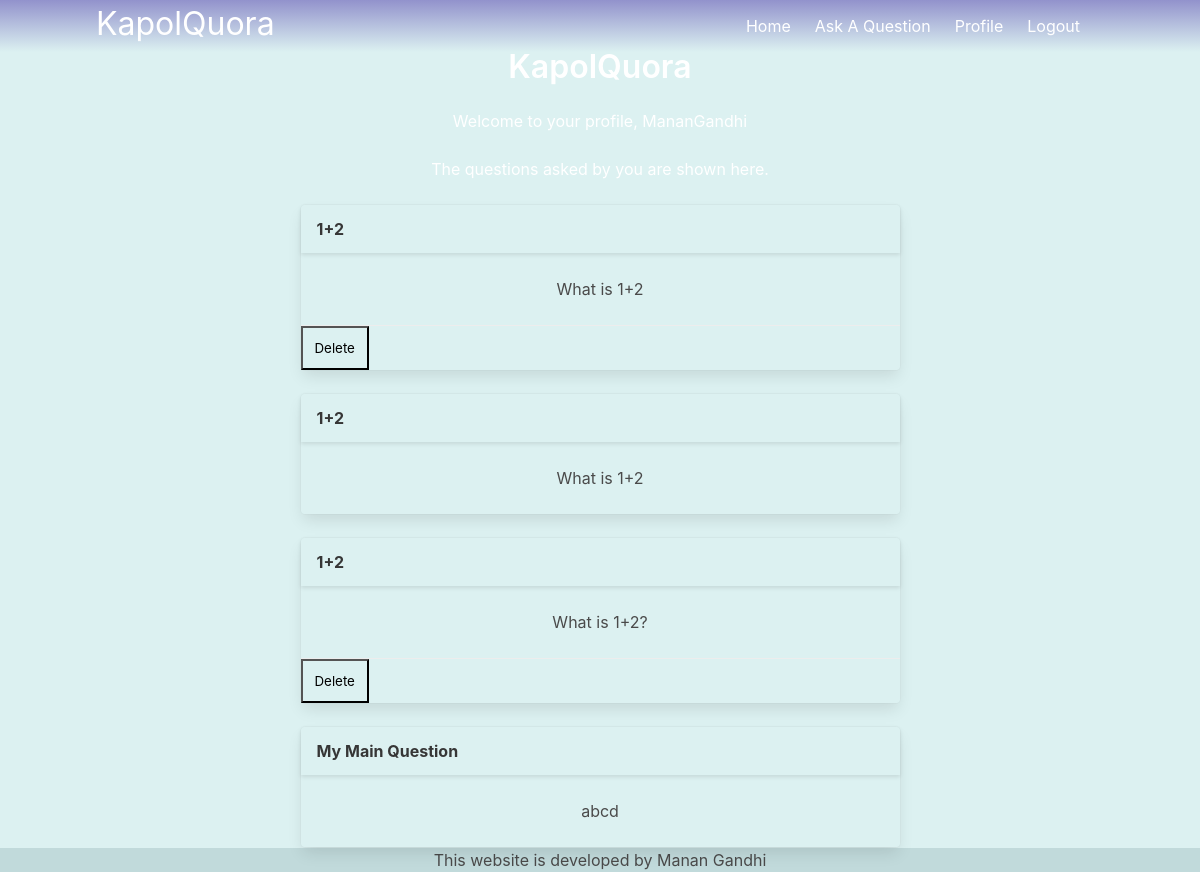
The app's page /profile (signed in), older data.
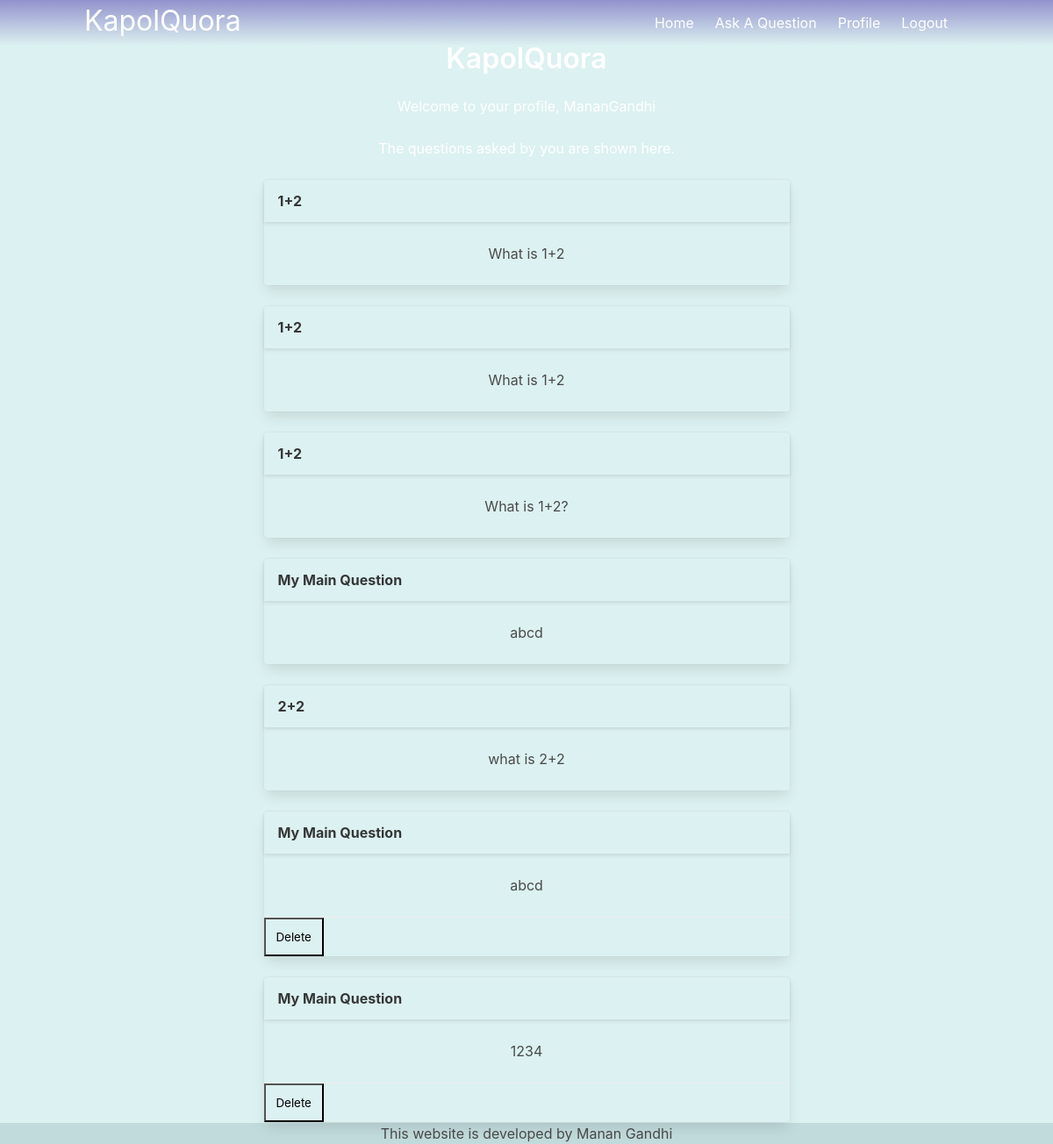
The same page, newer data.
### models.py (models this page shows)
class Questions(db.Model):
    sno=db.Column(db.Integer, primary_key=True)
    question=db.Column(db.String(1000))
    description=db.Column(db.String(100000))
    author=db.Column(db.String(1000))
    std=db.Column(db.Integer())
    answer=db.Column(db.String(100000))
    subject=db.Column(db.String(100))

### main.py (the view)
@main.route('/profile')
@login_required
def profile():
    return render_template('profile.html', data=Questions.query.filter(Questions.author==current_user.name).all(), user=current_user.name)

### initial.py (called while the page is built)
def create_app():
    app = Flask(__name__)
    app.config['FLASK_ADMIN_SWATCH'] = 'cerulean'
    app.config['SECRET_KEY'] = 'This-is-my-Secret'
    app.config['SQLALCHEMY_DATABASE_URI'] = 'sqlite:///db.sqlite'
    db.init_app(app)
    login_manager = LoginManager()
    login_manager.login_view = 'auth.login'
    login_manager.init_app(app)
    def page_not_found(e):
        return render_template('404.html'),404
    app.register_error_handler(404, page_not_found)
    from models import User
    @login_manager.user_loader
    def load_user(user_id):
        return User.query.get(int(user_id))
    from auth import auth as auth_blueprint
    app.register_blueprint(auth_blueprint)
    from main import main as main_blueprint
    app.register_blueprint(main_blueprint)
    return app

### templates/profile.html (shortened to what this page needs)
{% extends "base.html" %}
{% block content %}
<div style="position:relative; top:0%; text-align: center;">
<h1 class="title">KapolQuora</h1>
<h2>Welcome to your profile, {{user}}</h2><br>
<h5>The questions asked by you are shown here.</h5>
{% if data %}
{% for x in data %}
<br>
<div class="card" style="text-align: center; margin:auto; width: 50%; background-color: transparent;">
    <div class="card-header" style="align-content: center;">
      <p class="card-header-title" style="align-content: center;">
        {{x.question}}
      </p>
    </div>
    <div class="card-content">
      <div class="content">
            {{x.description}}
        <br>
      </div>
    </div>
    {% if not x.answer %}
    <footer class="card-footer" id="answers-area-{{x.sno}}"><form action="/delete" method="POST"><input name="sno" type="text" value="{{x.sno}}" hidden><button class="card-footer-item" style="background-color: transparent; margin:auto;">Delete</button></form></footer>
    {% endif %}
  </div>
</div>
{% endfor %}
{% else %}
    <h4 style="padding-top:10px">You have not asked any questions till now!</h4>
{% endif %}
{% endblock %}

Row changes from the older to the newer data that the page shows:
changed Questions (number 1 of 7 on the later page): no longer shows "Delete"
changed Questions "What is 1+2?": no longer shows "Delete"
added Questions: question "2+2", description "what is 2+2"
added Questions: question "My Main Question", description "abcd"
added Questions: question "My Main Question", description "1234"
